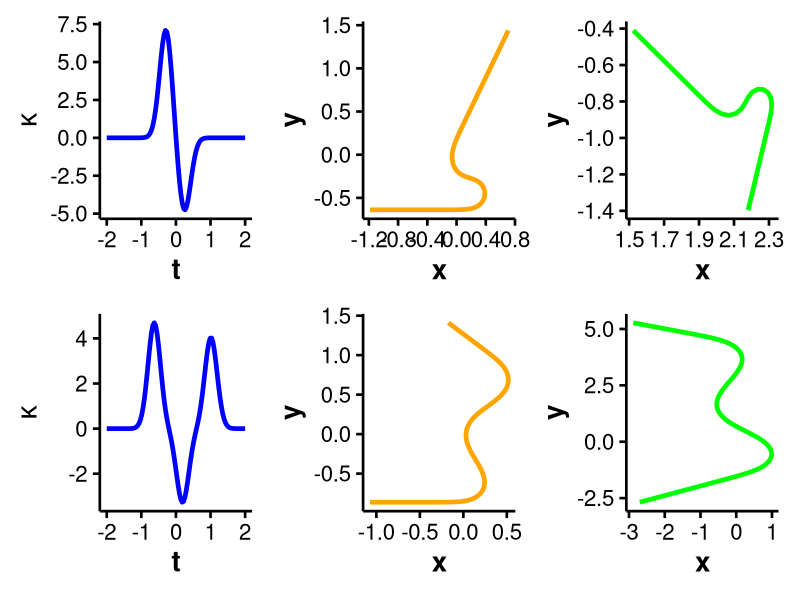

This chart was generated by the following R code:
# This script generates synthetic curves from curvature functions,
# applies random transformations for augmentation, and visualises
# examples of original and transformed curves.

library(ggplot2)
library(patchwork)

n<-100
x<-seq(-2,2,length.out=100)
sc<-c(10,12,14)

# Gaussian basis
g<-function(x,m,s) exp(-(x-m)^2/(2*s^2))

# Curvature type 1
f1<-function(x,a){
  s<-runif(1,0.15,0.2)
  c<-runif(1,-0.5,0.5)
  d<-runif(1,2,3)*s
  m1<-c-d/2
  m2<-c+d/2
  p<-runif(1,0.4,0.6)
  a*(p*g(x,m1,s)-(1-p)*g(x,m2,s))
}

# Curvature type 2
f2<-function(x,a){
  s<-runif(1,0.15,0.2)
  c<-runif(1,-0.5,0.5)
  d<-runif(1,3,5)*s
  m1<-c-d
  m2<-c
  m3<-c+d
  p<-runif(1,0.3,0.45)
  q<-runif(1,0.25,0.35)
  a*(p*g(x,m1,s)-q*g(x,m2,s)+(1-p-q)*g(x,m3,s))
}

# Reconstruct curve from curvature
rec<-function(k,x){
  ds<-diff(x)[1]
  th<-cumsum(k)*ds
  X<-cumsum(cos(th))*ds
  Y<-cumsum(sin(th))*ds
  X<-X-mean(X)
  Y<-Y-mean(Y)
  list(X=X,Y=Y)
}

# Transformations
rot<-function(z,a){
  R<-matrix(c(cos(a),-sin(a),sin(a),cos(a)),2,2)
  t(R%*%t(z))
}

tra<-function(z){
  z[,1]<-z[,1]+runif(1,-5,5)
  z[,2]<-z[,2]+runif(1,-5,5)
  z
}

sca<-function(z){
  s<-runif(1,0.1,10)
  z*s
}

# Arc-length warping
warp<-function(z){
  n<-nrow(z)
  dx<-diff(z[,1])
  dy<-diff(z[,2])
  s<-c(0,cumsum(sqrt(dx^2+dy^2)))
  s<-s/max(s)
  w<-s^runif(1,0.2,5)
  w<-(w-min(w))/(max(w)-min(w))
  x<-approx(s,z[,1],xout=w)$y
  y<-approx(s,z[,2],xout=w)$y
  cbind(x,y)
}

# Generate base curves
curves<-vector("list",200)
lab<-c(rep(1,100),rep(2,100))
k1s<-list()
k2s<-list()
for(i in 1:100){
  a<-sample(sc,1)
  k<-f1(x,a)
  k1s[[i]]<-k
  r<-rec(k,x)
  curves[[i]]<-cbind(r$X,r$Y)
}
for(i in 1:100){
  a<-sample(sc,1)
  k<-f2(x,a)
  k2s[[i]]<-k
  r<-rec(k,x)
  curves[[100+i]]<-cbind(r$X,r$Y)
}

# Data augmentation
aug<-vector("list",200)
lab2<-c(rep(1,100),rep(2,100))
for(i in 1:100){
  j<-sample(1:100,1)
  z<-curves[[j]]
  z<-rot(z,runif(1,0,2*pi))
  z<-sca(z)
  z<-warp(z)
  z<-tra(z)
  aug[[i]]<-z
}
for(i in 1:100){
  j<-sample(101:200,1)
  z<-curves[[j]]
  z<-rot(z,runif(1,0,2*pi))
  z<-sca(z)
  z<-warp(z)
  z<-tra(z)
  aug[[100+i]]<-z
}
curves<-c(curves,aug)
lab<-c(lab,lab2)

# Save dataset
data<-list(curves=curves,labels=lab)
saveRDS(data,"curve_dataset.rds")

# Sample examples for plotting
i<-sample(1:100,1)
j<-sample(1:100,1)
k1<-k1s[[i]]
k2<-k2s[[j]]
r1<-rec(k1,x)
r2<-rec(k2,x)
z1<-cbind(r1$X,r1$Y)
z1<-rot(z1,runif(1,0,2*pi))
z1<-sca(z1)
z1<-warp(z1)
z1<-tra(z1)
z2<-cbind(r2$X,r2$Y)
z2<-rot(z2,runif(1,0,2*pi))
z2<-sca(z2)
z2<-warp(z2)
z2<-tra(z2)

# Data for plotting
d1<-data.frame(s=x,k=k1)
d2<-data.frame(s=x,k=k2)
d3<-data.frame(x=r1$X,y=r1$Y)
d4<-data.frame(x=r2$X,y=r2$Y)
d5<-data.frame(x=z1[,1],y=z1[,2])
d6<-data.frame(x=z2[,1],y=z2[,2])

# Plot style
th<-function(){
  theme_minimal(base_size=20)+theme(panel.grid=element_blank(),
    axis.line=element_line(color="black"),axis.ticks=element_line(color="black"),
    axis.title=element_text(face="bold"),axis.text=element_text(color="black"))
}

# Plots
p1<-ggplot(d1,aes(s,k))+geom_line(linewidth=1.6,color="blue")+
  labs(x="t",y=expression(kappa))+th()
p2<-ggplot(d3,aes(x,y))+geom_path(linewidth=1.6,color="orange")+
  labs(x="x",y="y")+th()
p3<-ggplot(d5,aes(x,y))+geom_path(linewidth=1.6,color="green")+
  labs(x="x",y="y")+th()

p4<-ggplot(d2,aes(s,k))+geom_line(linewidth=1.6,color="blue")+
  labs(x="t",y=expression(kappa))+th()
p5<-ggplot(d4,aes(x,y))+geom_path(linewidth=1.6,color="orange")+
  labs(x="x",y="y")+th()
p6<-ggplot(d6,aes(x,y))+geom_path(linewidth=1.6,color="green")+
  labs(x="x",y="y")+th()

# Combine plots
(p1|p2|p3)/(p4|p5|p6)
